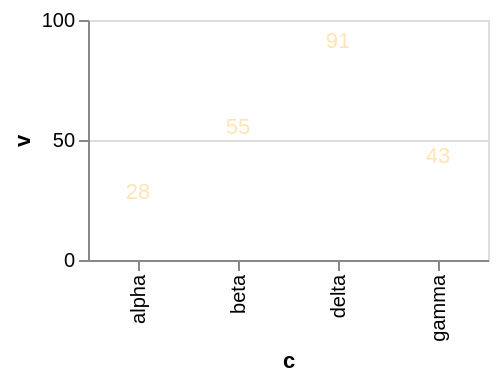

Express this chart as Vega-Lite.
### Vega-Lite specification from a JSON file in a GitHub repository (floating-point values rounded to 4 significant figures)
{"$schema": "https://vega.github.io/schema/vega-lite/v6.json", "width": 200, "height": 120, "data": {"values": [{"c": "alpha", "v": 28, "w": 3, "t": "2024-01-07"}, {"c": "beta", "v": 55, "w": 7, "t": "2024-03-19"}, {"c": "gamma", "v": 43, "w": 5, "t": "2024-06-02"}, {"c": "delta", "v": 91, "w": 9, "t": "2024-09-11"}]}, "mark": {"type": "text", "color": "moccasin"}, "encoding": {"x": {"field": "c", "type": "nominal"}, "y": {"field": "v", "type": "quantitative"}, "text": {"field": "v", "type": "quantitative"}}}
